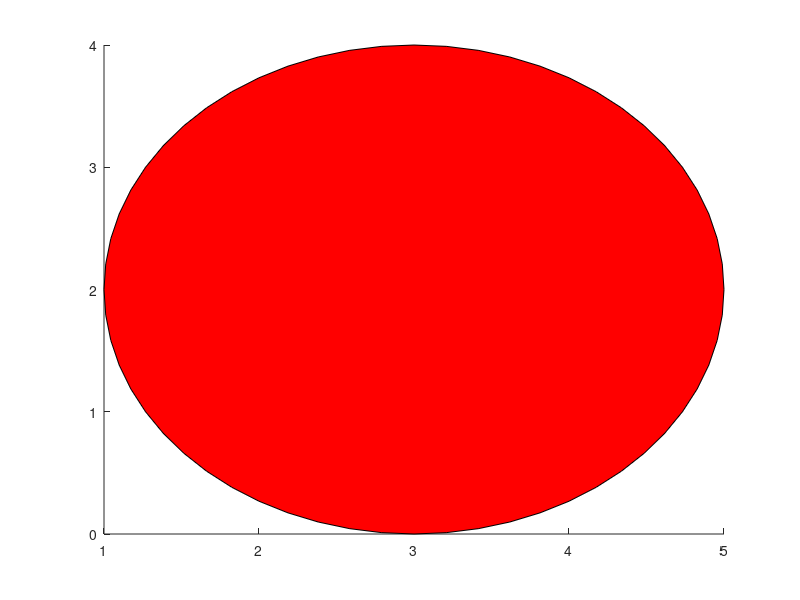

MATLAB code to generate this figure: (Note: this script raises an error after producing the figure.)
% Deseneaza un romb ininteriorul unui cerc

rectangle('Position',[1 0 4 4], 'curvature', [1 1], 'FaceColor','r');
hold on;

x = [2, 3, 4, 3];
y = [2, 3, 2, 1];
diamond = polyshape(x,y);
plot(diamond,'FaceColor','k');

title('Exercitiul 1');
axis([0 10 -2 6]);
grid on;
